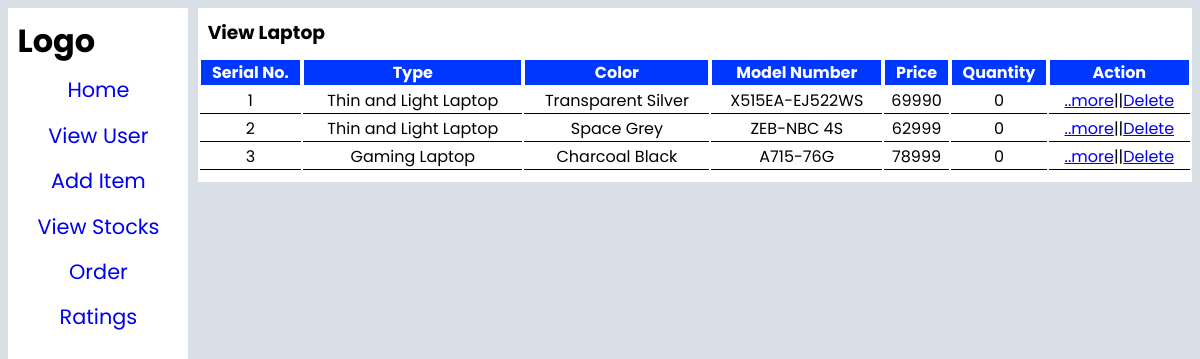
The app's page /coding/admin/pages/viewlaptop.php with its own data.
### tables this page shows
CREATE TABLE `laptop` (
  `id` int(11) NOT NULL,
  `title` varchar(50) NOT NULL,
  `price` bigint(20) NOT NULL,
  `pname` varchar(20) NOT NULL,
  `imageone` varchar(100) NOT NULL,
  `imagetwo` varchar(100) NOT NULL,
  `imagethree` varchar(100) NOT NULL,
  `offerone` varchar(100) NOT NULL,
  `offertwo` varchar(100) NOT NULL,
  `offerthree` varchar(100) NOT NULL,
  `sales_package` varchar(100) NOT NULL,
  `model_num` varchar(50) NOT NULL,
  `model_name` varchar(50) NOT NULL,
  `type` varchar(50) NOT NULL,
  `color` varchar(30) NOT NULL,
  `microsoft` varchar(20) NOT NULL,
  `graphic` varchar(20) NOT NULL,
  `graphic_cap` varchar(11) NOT NULL,
  `pbrand` varchar(50) NOT NULL,
  `ptype` varchar(50) NOT NULL,
  `ssd` varchar(20) NOT NULL,
  `ssd_cap` varchar(11) NOT NULL,
  `ram` varchar(11) NOT NULL,
  `ram_type` varchar(50) NOT NULL,
  `system` varchar(50) NOT NULL,
  `usb` varchar(60) NOT NULL,
  `touchscreen` varchar(20) NOT NULL,
  `ssize` varchar(100) NOT NULL,
  `resolution` varchar(100) NOT NULL,
  `stype` varchar(60) NOT NULL,
  `speaker` varchar(20) NOT NULL,
  `mic` varchar(20) NOT NULL,
  `lan` varchar(60) NOT NULL,
  `bluetooth` varchar(20) NOT NULL,
  `camera` varchar(20) NOT NULL,
  `backlight` varchar(20) NOT NULL,
  `warranty` varchar(100) NOT NULL,
  `nonwarranty` varchar(100) NOT NULL,
  `weight` varchar(11) NOT NULL,
  `battery_cell` varchar(10) NOT NULL,
  `battery_backup` varchar(20) NOT NULL,
  `pgeneration` varchar(20) NOT NULL,
  `pverient` varchar(20) NOT NULL,
  `pcore` varchar(20) NOT NULL,
  `os_architechture` varchar(20) NOT NULL,
  `hdmi` varchar(20) NOT NULL,
  `added_at` datetime NOT NULL,
  `pdesone` varchar(200) NOT NULL,
  `pimage_one` varchar(50) NOT NULL,
  `pdestwo` varchar(200) NOT NULL,
  `pimage_two` varchar(50) NOT NULL,
  `discount` int(11) NOT NULL,
  `seller` varchar(50) NOT NULL,
  `quantity` int(11) NOT NULL,
  `product` varchar(40) NOT NULL DEFAULT 'laptop'
);

### coding/admin/pages/viewlaptop.php (the view, shortened to what this page needs)
<?php
require_once "connect.php";
$sql = "select * from laptop";
$res = mysqli_query($con,$sql);
$cou = mysqli_num_rows($res);
?>
<!DOCTYPE html>
<html lang="en">
<head>
    <link rel="stylesheet" href="css/major.css">
</head>
<body>
<div class="container">
    <div class="main">
        <div class="left-part">
        <h1>Logo</h1>
        <div class="navbar">
                <a href="../index.php">Home</a>
                <a href="viewuser.php">View User</a>
                <a href="additem.php">Add Item</a>
                <a href="viewstocks.php">View Stocks</a>
                <a href="pages/orders.php">Order</a>
                <a href="rating.php">Ratings</a>
            </div>
        </div>
        <div class="right-part">
            <div class="general">
                <h3>View Laptop</h3>
                <table>
                    <tr>
                        <th>Serial No.</th>
                        <th>Type</th>
                        <th>Color</th>
                        <th>Model Number</th>
                        <th>Price</th>
                        <th>Quantity</th>
                        <th>Action</th>
                    </tr>
                    <?php if($cou>0){ $s1 = 0;while($table1 = mysqli_fetch_assoc($res)){ ?>
                    <tr>
                        <td><?php echo ++$s1; ?></td>
                        <td><?php echo $table1['type']; ?></td>
                        <td><?php echo $table1['color']; ?></td>
                        <td><?php echo $table1['model_num']; ?></td>
                        <td><?php echo $table1['price']; ?></td>
                        <td><?php echo $table1['quantity']; ?></td>
                        <td><a href="viewlaptopD.php?id=<?php echo $table1['id']; ?>">..more</a>||<a href="action.php?laptop=delete&id=<?php echo $table1['id']; ?>">Delete</a></td>
                    </tr>
                    <?php }} ?>
                </table>
            </div>
        </div>
        </div>
    </div>
</body>
</html>

### coding/admin/pages/css/major.css (style rules this page uses)
* { margin: 0; padding: 0; box-sizing: border-box; font-family: "Poppins"; }
body { background-color: rgb(216, 223, 230); }
.container { width: 100%; height: 100%; }
.container .main { display: flex; padding: 0.7%; }
.container .main .left-part { background-color: white; width: 15%; height: 100vh; position: fixed; }
.container .main .left-part h1 { margin: 5%; }
.container .main .left-part .navbar { display: flex; flex-direction: column; align-items: center; font-size: 130%; margin-top: 5%; }
.container .main .left-part .navbar a { text-decoration: none; margin-bottom: 8%; }
.container .main .right-part { background-color: rgb(255, 255, 255); width: 85%; margin-left: 16%; }
.container .main .right-part h3 { margin: 1%; }
.container .main .right-part table { width: 100%; text-align: center; margin-bottom: 1%; }
.container .main .right-part table th { border: 1px solid; color: white; background-color: rgb(0, 55, 255); }
.container .main .right-part table tr td { border-bottom: 1px solid; }

### records on screen
laptop: type "Thin and Light Laptop", color "Transparent Silver", model_num "X515EA-EJ522WS", price "69990", quantity "0"
laptop: type "Thin and Light Laptop", color "Space Grey", model_num "ZEB-NBC 4S", price "62999", quantity "0"
laptop: type "Gaming Laptop", color "Charcoal Black", model_num "A715-76G", price "78999", quantity "0"
